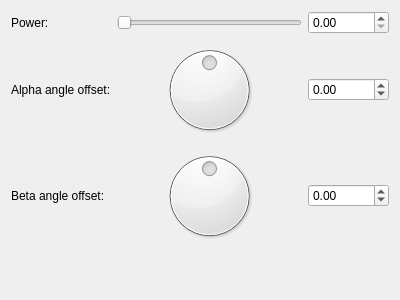
<?xml version="1.0" encoding="UTF-8"?>
<ui version="4.0">
 <class>Form</class>
 <widget class="QWidget" name="Form">
  <property name="geometry">
   <rect>
    <x>0</x>
    <y>0</y>
    <width>400</width>
    <height>300</height>
   </rect>
  </property>
  <property name="windowTitle">
   <string>Form</string>
  </property>
  <layout class="QVBoxLayout" name="verticalLayout">
   <item>
    <layout class="QGridLayout" name="gridLayout">
     <item row="2" column="2">
      <widget class="QDoubleSpinBox" name="spinboxd_beta_angle_offset">
       <property name="prefix">
        <string/>
       </property>
       <property name="suffix">
        <string/>
       </property>
       <property name="decimals">
        <number>2</number>
       </property>
       <property name="minimum">
        <double>-36000.000000000000000</double>
       </property>
       <property name="maximum">
        <double>36000.000000000000000</double>
       </property>
       <property name="singleStep">
        <double>0.100000000000000</double>
       </property>
      </widget>
     </item>
     <item row="1" column="0">
      <widget class="QLabel" name="label_8">
       <property name="text">
        <string>Alpha angle offset:</string>
       </property>
      </widget>
     </item>
     <item row="0" column="2">
      <widget class="QDoubleSpinBox" name="spinbox_power">
       <property name="prefix">
        <string/>
       </property>
       <property name="suffix">
        <string/>
       </property>
       <property name="decimals">
        <number>2</number>
       </property>
       <property name="minimum">
        <double>0.000000000000000</double>
       </property>
       <property name="maximum">
        <double>1000.000000000000000</double>
       </property>
       <property name="singleStep">
        <double>0.100000000000000</double>
       </property>
      </widget>
     </item>
     <item row="1" column="2">
      <widget class="QDoubleSpinBox" name="spinboxd_alpha_angle_offset">
       <property name="prefix">
        <string/>
       </property>
       <property name="suffix">
        <string/>
       </property>
       <property name="decimals">
        <number>2</number>
       </property>
       <property name="minimum">
        <double>-36000.000000000000000</double>
       </property>
       <property name="maximum">
        <double>36000.000000000000000</double>
       </property>
       <property name="singleStep">
        <double>0.100000000000000</double>
       </property>
      </widget>
     </item>
     <item row="0" column="1">
      <widget class="QSlider" name="slider_power">
       <property name="maximum">
        <number>2000</number>
       </property>
       <property name="singleStep">
        <number>1</number>
       </property>
       <property name="orientation">
        <enum>Qt::Horizontal</enum>
       </property>
      </widget>
     </item>
     <item row="0" column="0">
      <widget class="QLabel" name="label_7">
       <property name="text">
        <string>Power:</string>
       </property>
      </widget>
     </item>
     <item row="2" column="0">
      <widget class="QLabel" name="label_9">
       <property name="text">
        <string>Beta angle offset:</string>
       </property>
      </widget>
     </item>
     <item row="1" column="1">
      <widget class="QDial" name="dial_alpha_angle_offset">
       <property name="minimum">
        <number>-18000</number>
       </property>
       <property name="maximum">
        <number>18000</number>
       </property>
       <property name="wrapping">
        <bool>true</bool>
       </property>
      </widget>
     </item>
     <item row="2" column="1">
      <widget class="QDial" name="dial_beta_angle_offset">
       <property name="minimum">
        <number>-18000</number>
       </property>
       <property name="maximum">
        <number>18000</number>
       </property>
       <property name="wrapping">
        <bool>true</bool>
       </property>
      </widget>
     </item>
    </layout>
   </item>
   <item>
    <spacer name="verticalSpacer">
     <property name="orientation">
      <enum>Qt::Vertical</enum>
     </property>
     <property name="sizeHint" stdset="0">
      <size>
       <width>20</width>
       <height>40</height>
      </size>
     </property>
    </spacer>
   </item>
  </layout>
 </widget>
 <resources/>
 <connections/>
</ui>
